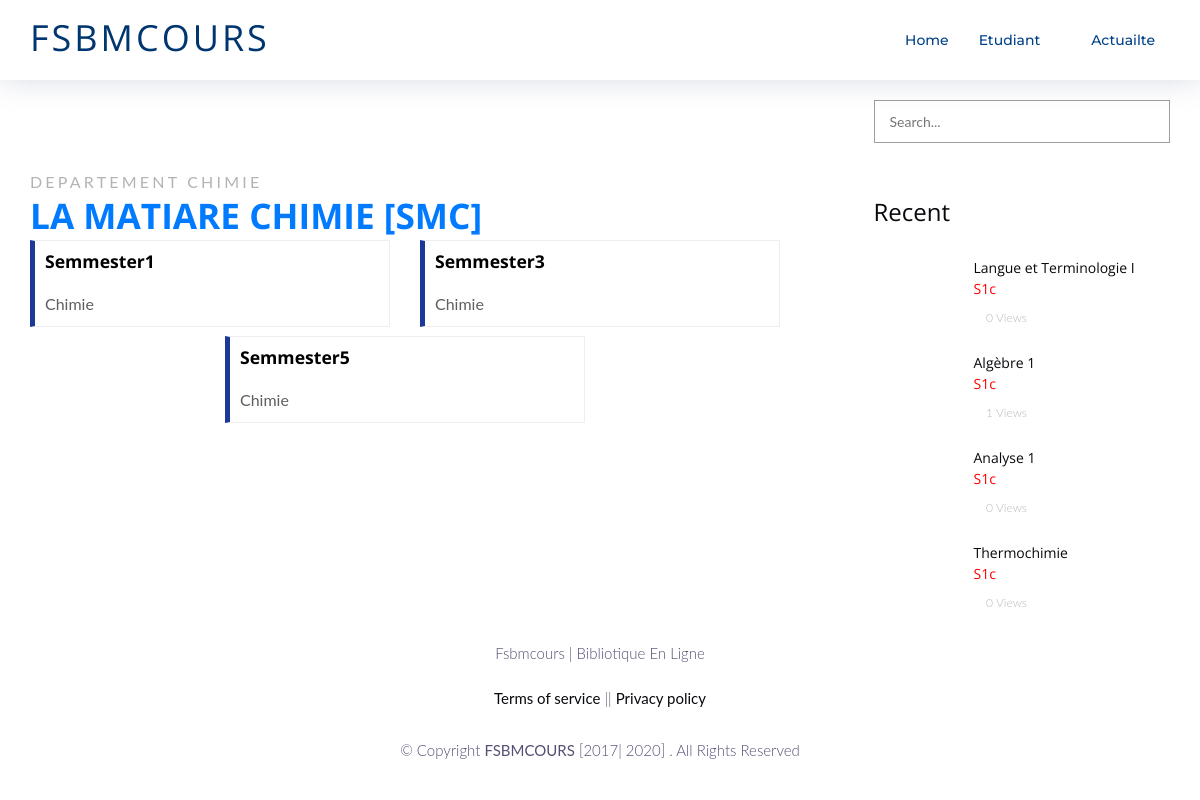
The app's page /Chimie/ with its own data.
### etudiant/models.py (models this page shows, shortened)
class Filier(models.Model):
    name = models.CharField(max_length=30, default='-')
    title = models.CharField(max_length=30)
    pic  = models.ImageField(default="filier.png", null=True, blank=True)
    count = models.IntegerField(default=0)
    show = models.IntegerField(default=0)
    def __str__(self):
        return self.name

class Semmester(models.Model):
    name = models.CharField(max_length=150)
    purname = models.CharField(max_length=150,default='purname')
    nameUrl = models.CharField(max_length=150,default='nameUrl')
    filier = models.ForeignKey(Filier, null=True, on_delete= models.SET_NULL)
    count = models.IntegerField(default=0)
    filierId = models.IntegerField(default=0)
    show = models.IntegerField(default=0)
    date = models.DateTimeField(auto_now_add=True, null=True)
    def __str__(self):
        return self.name

class Module(models.Model):
    name = models.CharField(max_length=150)
    nameUrl = models.CharField(max_length=150,default='nameUrl')
    nameSem = models.CharField(max_length=150,default='nameSem')
    semmester = models.ForeignKey(Semmester, null=True, on_delete= models.SET_NULL)
    semmesterUrl = models.CharField(max_length=150,default='semmesterUrl')
    filier = models.CharField(max_length=150 , default='-')
    semmesteriD = models.IntegerField(default=0)
    filieriD = models.IntegerField(default=0)
    ccount = models.IntegerField(default=0)
    Tdcount = models.IntegerField(default=0)
    tpcount = models.IntegerField(default=0)
    ecount = models.IntegerField(default=0)
    show = models.IntegerField(default=0)
    Lasshow = models.IntegerField(default=0)

### etudiant/views.py (the view)
# urls.py: url(r'^Chimie/$',views.ChimiePage,name="ChimiePage"),
def ChimiePage(request):
    fil= Filier.objects.get(name="Chimie").pk
    context = {
        'Filiernavebar': Filier.objects.all().order_by('pk'),
        'Filiers': Filier.objects.filter(name = "Chimie"),
        'Module': Module.objects.all(),
        'Semmesters': Semmester.objects.filter(filier = fil),
        'lastCours': Module.objects.filter(filier="Chimie").order_by('-pk')[:4],
    }
    phy=Filier.objects.get(name="Chimie")
    phy.show= phy.show + 1
    phy.save()
    return render(request,'front/chimiePage.html',context)

### main/templates/front/chimiePage.html (shortened to what this page needs)
{% extends 'front/base.html'%}{% load static %} {%block titleblock%}
<link href="{%static 'front/css/ArticleDetail.css'%}" rel="stylesheet">
{%endblock%}
{%block containerblock%}
<div class="container">
    <div class="row" style="margin-top: 0px !important;">
        <div class="col-lg-8">
            <div class="blog-left-sidebar">
              {% for filier in Filiers %}
                <div class="row justify-content-sm-center" style="margin-top: 92px; margin-bottom: 2px;">
                     <div class="col-lg-12 section-title" style="margin-bottom: 2px;">
                        <span class="sub-title  d-block" style="margin-bottom: 0px;">Departement {{filier.name}}</span>
                        <h2 class="title text-primary  text-uppercase" style="margin-bottom: 2px; margin-top: 0px;">{{filier.title}}</h2>
                    </div>
                    {% for semmester in Semmesters %}
                    <div class="col-md-6 col-lg-6 mb-4 mb-lg-4" style="margin-bottom: 9px !important;">
                        <a href="{% url 'ChimieSemmester' sem=semmester.nameUrl  pk=semmester.pk %}">
                            <div class="service h-100">
                                <h3>{{semmester.purname}}</h3>
                                <p>{{semmester.filier}}</p>
                            </div>
                        </a>
                    </div>
                    {% endfor %}
                </div>
                {% endfor %}
            </div>
        </div>
        <div class="col-sm-8 col-md-5 col-lg-4 col-xl-3 offset-xl-1 offset-0 pl-xl-0  ">
            <div class="sidebar jm-sticky-top">
                {% include 'front/search.html'%}
                <div class="widget">
                    <h5 class="widget-title">Recent </h5>
                    {%for popModl in lastCours%}
                    <div class="recent-post-widget">
                        <div class="rp-item">
                            <div class="rp-thumb ">
                            </div>
                            <div class="rp-content">
                                <h6><a href="{% url 'ChimieSemmester' popModl.semmesterUrl popModl.id  %}">{{popModl.name}}</a> <br>
                                    <smail style="color:red;">{{popModl.semmester}}</small>
                                </h6>
                                <p><i class="fa fa-eye"></i> {{ popModl.show}} Views</p>
                            </div>
                        </div>
                    </div>
                    {%endfor%}
                </div>
            </div>
        </div>
    </div>
</div>
{%endblock%}

### main/static/front/css/ArticleDetail.css (style rules this page uses)
@media (min-width: 1200px) { .container { max-width: 1170px; } }

### main/static/front/css/style.css (style rules this page uses)
html { font-family: sans-serif; line-height: 1.15; -webkit-text-size-adjust: 100%; -webkit-tap-highlight-color: rgba(0, 0, 0, 0); }
body { background: #fff; color: #444; font-family: "Open Sans", sans-serif; }
a { color: #1bb1dc; transition: 0.5s; }
.container { background: #fff; }
p { padding: 0; margin: 0 0 30px 0; }
h1, h2, h3, h4, h5, h6 { font-family: "Montserrat", sans-serif; font-weight: 400; margin: 0 0 20px 0; padding: 0; }
.section-title .sub-title { margin-top: 78px; font-size: 1rem; text-transform: uppercase; letter-spacing: .2rem; font-weight: 400; color: #b3b3b3; }
.section-title .title { font-size: 2.2rem; }
.service { padding: 10px; background: #fff; border: 1px solid #eee; border-left: 5px solid #1d3997; -webkit-transition: .3s all ease-in-out; -o-transition: .3s all ease-in-out; transition: .3s all ease-in-out; position: relative; top: 0; }
.service *:last-child { margin-bottom: 0; }
.service h3 { font-size: 1.1rem; color: rgb(0, 0, 0); }
.service p { color: #5f5f5f; font-size: 1rem; }
.jm-sticky-top { position: -webkit-sticky; position: sticky; top: 7em; }

### main/static/front/css/slide_Intro/style.css (style rules this page uses)
body { font-family: 'Lato', sans-serif; color:#2C2C2C; font-size:15px; font-weight:300; }
h1,h2,h3,h4,h5,h6 { font-family: 'Open Sans', sans-serif; color: #07090C; font-weight:700; }
h2 { font-size:25.92px; }
h3 { font-size:21.6px; }
h5 { font-size:15px; }
a { font-weight:400; color: #07090c; }

### main/static/front/css/article.css (style rules this page uses)
.section-title { margin-bottom: 7px; }
.widget { margin-bottom: 55px; margin-left: -19px; }
.widget .widget-title { font-weight: 400; font-size: 24px; margin-bottom: 30px; }
.widget .recent-post-widget .rp-item { margin-bottom: 25px; display: block; overflow: hidden; }
.widget .recent-post-widget .rp-thumb { width: 70px; height: 70px; float: left; margin-right: 30px; }
.widget .recent-post-widget .rp-content { padding-left: 100px; }
.widget .recent-post-widget .rp-content p { font-size: 12px; color: #b7b7b7; margin-bottom: 0; }
.widget .recent-post-widget .rp-content p i { color: #f6783a; }
.widget .recent-post-widget .rp-content h6 { font-size: 14px; font-weight: 400; line-height: 1.5; margin-bottom: 10px; }
@media (min-width: 1200px) { .container { max-width: 1170px; } }

### records on screen
Filier: name "CHIMIE", title "LA MATIARE CHIMIE [SMC]"
Semmester: purname "Semmester1", filier "Chimie"
Semmester: purname "Semmester3", filier "Chimie"
Semmester: purname "Semmester5", filier "Chimie"
Module: name "Langue et Terminologie I", semmester "S1c", show "0"
Module: name "Algèbre 1", semmester "S1c", show "1"
Module: name "Analyse 1", semmester "S1c", show "0"
Module: name "Thermochimie", semmester "S1c", show "0"
